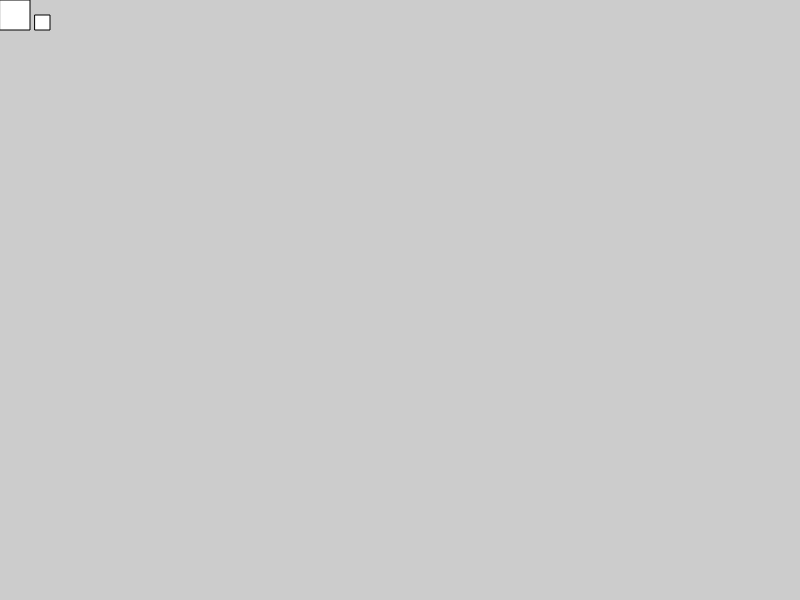
Frame 1 (no input)
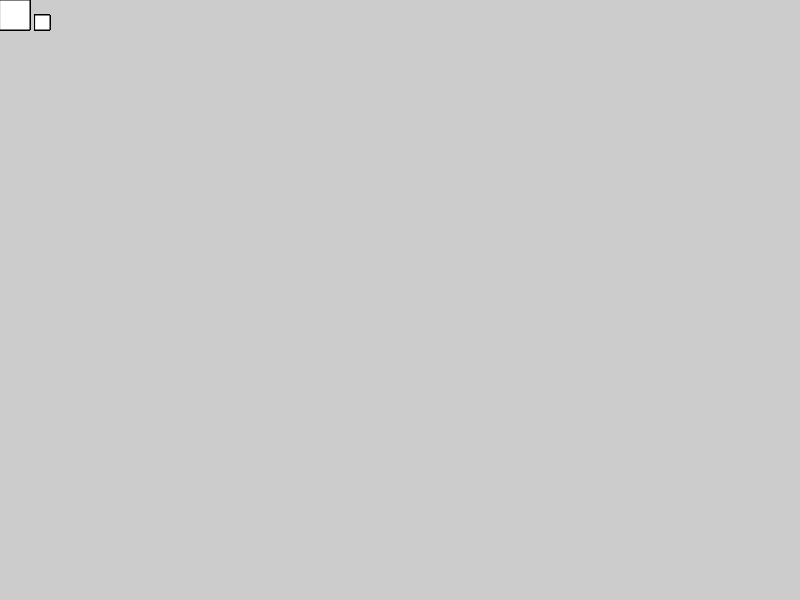
Frame 60 (no input)
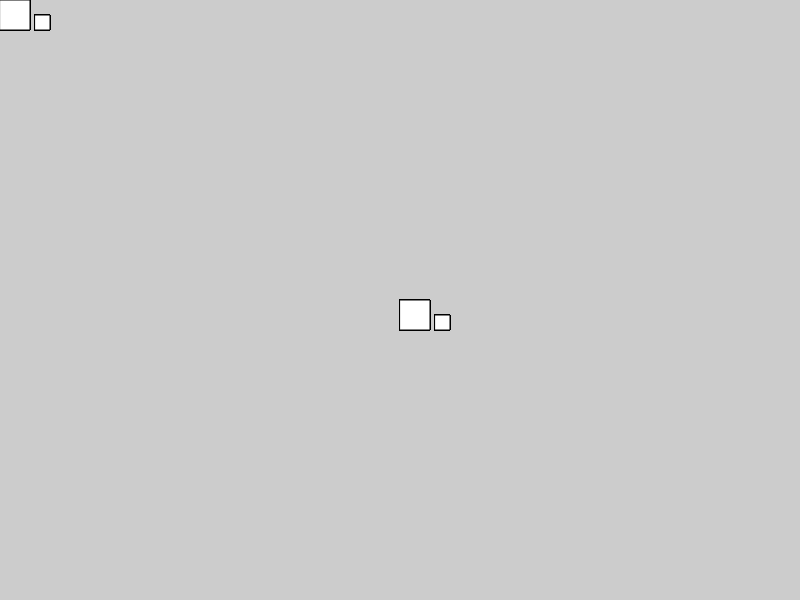
Frame 120 (the mouse pressed at the canvas centre since frame 60)

The p5.js sketch that drew these frames (run headless with seeded random() and noise() and a simulated clock; from frame 60 on, the mouse is pressed at the canvas centre):

// p5.js sketch
// ── sketch.js
function setup() {
  createCanvas(800, 600);
  background(204);
}

function draw() {
  translate(mouseX,mouseY);
  rect(0,0,30,30);

  // Draw a second smaller rectangle, close to the first one
  translate(35,15);
  rect(0,0,15,15)

}
